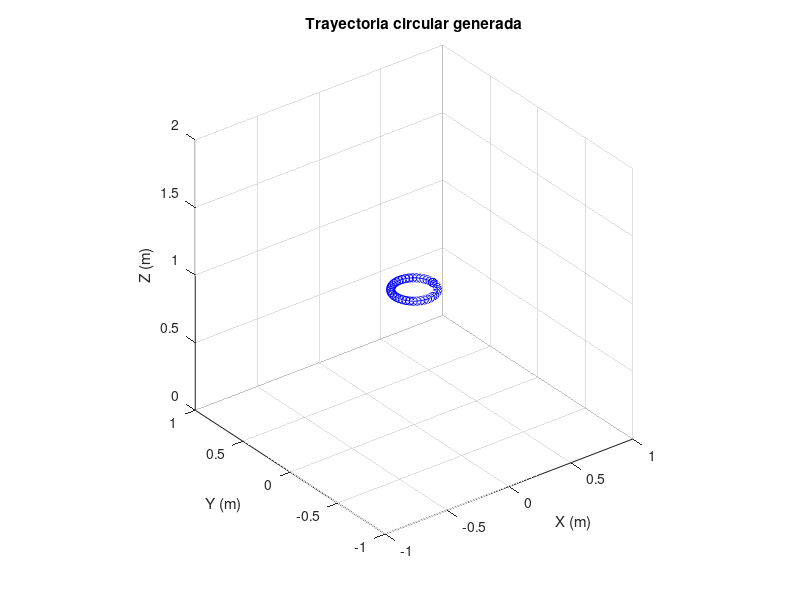

The MATLAB script that drew this image: (Note: this script raises an error after producing the figure.)
% =========================================================================
% PROYECTO DE GRADUACIÓN: HERRAMIENTAS DE SOFTWARE PARA CRAZYFLIE
% Pablo Javier Caal Leiva - 20538
% -------------------------------------------------------------------------
% Prueba de trayectoria circular utilizando únicamente el Flow Deck
% =========================================================================

%% Añadir la carpeta de comandos al path usando una ruta relativa
addpath('../Crazyflie-Matlab-Commands');
addpath('../Robotat-Matlab-Commands');

%% Ejecución de prueba de seguimiento de trayectoria circular
%origen = crazyflie_get_position(crazyflie_1);
origen = [0,0,1];

% Generación de trayectoria
N = 40;
radio = 0.15;
theta = linspace(0, 2*pi, N);  
x = origen(1) + radio * cos(theta);
y = origen(2) + radio * sin(theta);
z = origen(3) * ones(1, N);

plot3(x, y, z, 'bo-', 'DisplayName', 'Trayectoria Circular');
xlabel('X (m)');
ylabel('Y (m)');
zlabel('Z (m)');
title('Trayectoria circular generada');
grid on;
axis equal;
axis([-1 1 -1 1 0 2]);
view(3);

%% Ejecución de trayectoria

% Conexión con Crazyflie
dron_id = 8;    % ID del dron disponible 
crazyflie_1 = crazyflie_connect(dron_id);
pause(2);

% Take off
crazyflie_takeoff(crazyflie_1);
pause(2);

pos_Crazyflie = zeros(N, 3); 

for i = 1:N
    crazyflie_move_to(crazyflie_1, x(i), y(i), z(i));
    pos_Crazyflie(i,:) = crazyflie_get_position(crazyflie_1);
    %pause(0.1);
end

% Aterrizaje
crazyflie_land(crazyflie_1);

% Desconexión
crazyflie_disconnect(crazyflie_1);

%% Graficar resultados
% Mostrar los puntos
plot3(pos_Crazyflie(3:20,1), pos_Crazyflie(3:20,2), pos_Crazyflie(3:20,3), 'bo-', 'DisplayName', 'Trayectoria Circular');
xlabel('X (m)');
ylabel('Y (m)');
zlabel('Z (m)');
title('Trayectoria circular generada');
grid on;
axis equal;

% Ajustar el espacio 3D
axis equal;
axis([-1 1 -1 1 0 2]);
view(3);